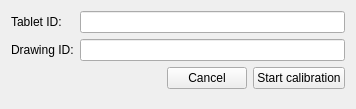
<?xml version="1.0" encoding="UTF-8"?>
<ui version="4.0">
 <class>NewCalibrationDialog</class>
 <widget class="QDialog" name="NewCalibrationDialog">
  <property name="geometry">
   <rect>
    <x>0</x>
    <y>0</y>
    <width>356</width>
    <height>109</height>
   </rect>
  </property>
  <property name="minimumSize">
   <size>
    <width>356</width>
    <height>109</height>
   </size>
  </property>
  <property name="maximumSize">
   <size>
    <width>356</width>
    <height>109</height>
   </size>
  </property>
  <property name="windowTitle">
   <string>New calibration</string>
  </property>
  <property name="modal">
   <bool>true</bool>
  </property>
  <layout class="QFormLayout" name="formLayout">
   <item row="0" column="0">
    <widget class="QLabel" name="label">
     <property name="text">
      <string>Tablet ID:</string>
     </property>
    </widget>
   </item>
   <item row="0" column="1">
    <widget class="QLineEdit" name="tablet_id"/>
   </item>
   <item row="1" column="0">
    <widget class="QLabel" name="fileLabel">
     <property name="text">
      <string>Drawing ID:</string>
     </property>
    </widget>
   </item>
   <item row="1" column="1">
    <widget class="QLineEdit" name="drawing_id"/>
   </item>
   <item row="2" column="1">
    <layout class="QHBoxLayout" name="horizontalLayout">
     <item>
      <spacer name="horizontalSpacer">
       <property name="orientation">
        <enum>Qt::Horizontal</enum>
       </property>
       <property name="sizeHint" stdset="0">
        <size>
         <width>40</width>
         <height>20</height>
        </size>
       </property>
      </spacer>
     </item>
     <item>
      <widget class="QPushButton" name="pushButton">
       <property name="text">
        <string>Cancel</string>
       </property>
       <property name="autoDefault">
        <bool>false</bool>
       </property>
      </widget>
     </item>
     <item>
      <widget class="QPushButton" name="pushButton_2">
       <property name="text">
        <string>Start calibration</string>
       </property>
       <property name="autoDefault">
        <bool>false</bool>
       </property>
       <property name="default">
        <bool>false</bool>
       </property>
      </widget>
     </item>
    </layout>
   </item>
  </layout>
 </widget>
 <tabstops>
  <tabstop>tablet_id</tabstop>
 </tabstops>
 <resources/>
 <connections>
  <connection>
   <sender>tablet_id</sender>
   <signal>returnPressed()</signal>
   <receiver>drawing_id</receiver>
   <slot>setFocus()</slot>
   <hints>
    <hint type="sourcelabel">
     <x>119</x>
     <y>22</y>
    </hint>
    <hint type="destinationlabel">
     <x>118</x>
     <y>47</y>
    </hint>
   </hints>
  </connection>
  <connection>
   <sender>drawing_id</sender>
   <signal>returnPressed()</signal>
   <receiver>pushButton_2</receiver>
   <slot>click()</slot>
   <hints>
    <hint type="sourcelabel">
     <x>242</x>
     <y>57</y>
    </hint>
    <hint type="destinationlabel">
     <x>225</x>
     <y>83</y>
    </hint>
   </hints>
  </connection>
  <connection>
   <sender>pushButton_2</sender>
   <signal>clicked()</signal>
   <receiver>NewCalibrationDialog</receiver>
   <slot>accept()</slot>
   <hints>
    <hint type="sourcelabel">
     <x>291</x>
     <y>83</y>
    </hint>
    <hint type="destinationlabel">
     <x>12</x>
     <y>-8</y>
    </hint>
   </hints>
  </connection>
  <connection>
   <sender>pushButton</sender>
   <signal>clicked()</signal>
   <receiver>NewCalibrationDialog</receiver>
   <slot>reject()</slot>
   <hints>
    <hint type="sourcelabel">
     <x>165</x>
     <y>84</y>
    </hint>
    <hint type="destinationlabel">
     <x>31</x>
     <y>-4</y>
    </hint>
   </hints>
  </connection>
 </connections>
</ui>
